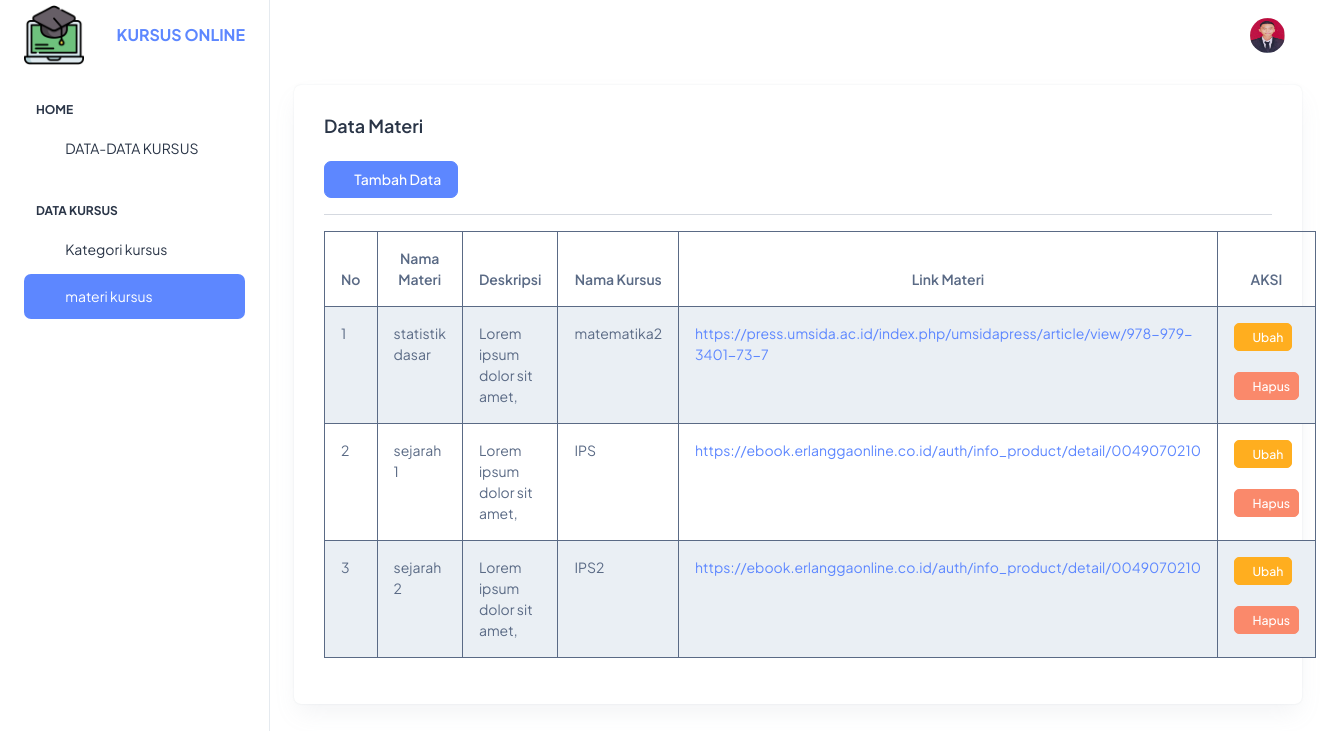
The app's page /kursus-app/index.php?page=materi_read with its own data.
### tables this page shows
CREATE TABLE `materi_kursus` (
  `id` int NOT NULL,
  `nama` varchar(500) NOT NULL,
  `deskripsi` varchar(500) NOT NULL,
  `jenis_kursus` varchar(500) NOT NULL,
  `link` varchar(500) NOT NULL
);

### kursus-app/materi/materi_read.php (the view)
<div class="container-fluid">
    <div class="card">
        <div class="card-body">
            <h5 class="card-title fw-semibold mb-4">Data Materi</h5>
            <a href="?page=materi_add" class="btn btn-primary"><i class="ti ti-plus"></i> Tambah Data</a>
            <hr>
            <table class="table table-hover table-bordered table-striped" style="border: 1px;">
                <thead>
                    <tr style="text-align: center" >
                        <th>No</th>
                        <th>Nama Materi</th>
                        <th>Deskripsi</th>
                        <th>Nama Kursus</th>
                        <th>Link Materi</th>
                        <th>AKSI</th>
                    </tr>
                </thead>
                <tbody>
                    <?php
                    $no = 1;
                    $query = mysqli_query($konek, "select * from materi_kursus");
                    while ($data = mysqli_fetch_array($query)) { ?>
                        <tr>
                            <td><?= $no++ ?></td>
                            <td><?= $data['nama'] ?></td>
                            <td><?= $data['deskripsi'] ?></td>
                            <td><?= $data['jenis_kursus'] ?></td>
                            <td><a href="<?= $data['link'] ?>" target="_blank"><?= $data['link'] ?></a></td>
                            <td>
                            <a href="?page=materi_edit&id=<?= $data[0];?>" class="btn btn-sm btn-warning"><i class="ti ti-edit"></i>Ubah</a>
                            <br>
                            <br>
                            <a href="?page=materi_delete&id=<?= $data[0];?>" class="btn btn-sm btn-danger" onclick="return confirm('Yakin Ingin mengahapus data???')" ><i class="ti ti-trash"></i>Hapus</a>
                        </td>
                        </tr>
                    <?php } ?>
                </tbody>
            </table>
        </div>
    </div>
</div>

### records on screen
materi_kursus: nama "statistik dasar", deskripsi "Lorem ipsum dolor sit amet,", jenis_kursus "matematika2", link "https://press.umsida.ac.id/index.php/umsidapress/article/view/978-979-3401-73-7"
materi_kursus: nama "sejarah 1", deskripsi "Lorem ipsum dolor sit amet,", jenis_kursus "IPS", link "https://ebook.erlanggaonline.co.id/auth/info_product/detail/0049070210"
materi_kursus: nama "sejarah 2", deskripsi "Lorem ipsum dolor sit amet,", jenis_kursus "IPS2", link "https://ebook.erlanggaonline.co.id/auth/info_product/detail/0049070210"
